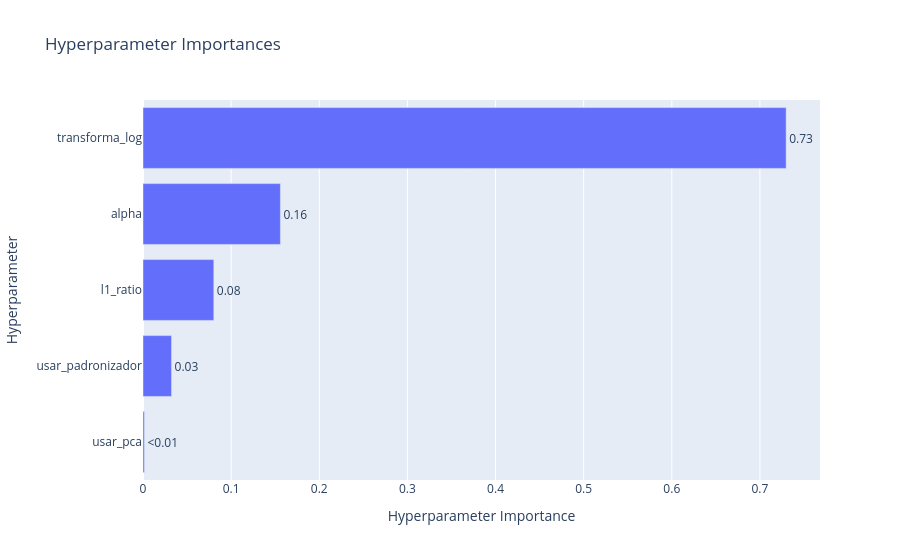

Notebook cell for this chart:
### Markdown cell above
Novamente, há uma rápida convergência ao melhor resultado já nas primeiras centenas de trials, como observado para a regressão LASSO.

### Code cell
vis.plot_param_importances(estudo_hpc)

### Figure 1 — Plotly figure (JSON) as saved in the notebook; plotly's stock layout.template omitted (floating-point values rounded to 4 significant figures)
{"data": [{"cliponaxis": false, "hovertemplate": ["usar_pca (CategoricalDistribution): 0.0015868900142307605<extra></extra>", "usar_padronizador (CategoricalDistribution): 0.03241615775929033<extra></extra>", "l1_ratio (FloatDistribution): 0.08035567767272085<extra></extra>", "alpha (FloatDistribution): 0.155915748867004<extra></extra>", "transforma_log (CategoricalDistribution): 0.729725525686754<extra></extra>"], "name": "Objective Value", "orientation": "h", "text": ["<0.01", "0.03", "0.08", "0.16", "0.73"], "textposition": "outside", "type": "bar", "x": [0.001587, 0.03242, 0.08036, 0.1559, 0.7297], "y": ["usar_pca", "usar_padronizador", "l1_ratio", "alpha", "transforma_log"]}], "layout": {"title": {"text": "Hyperparameter Importances"}, "xaxis": {"title": {"text": "Hyperparameter Importance"}}, "yaxis": {"title": {"text": "Hyperparameter"}}}}
